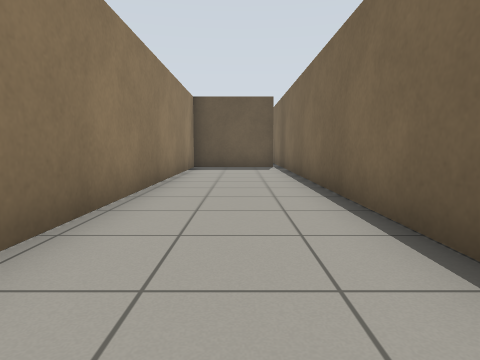
[1] (above)

23 first-person views from a walk through a world built for the Gazebo simulator. The camera is 0.72 m above the floor, tilts 6° down and sees 75° across. The floor is counted in squares, 1 m on a side. Each view is taken from the middle of a square. On the plan, view 1 faces up. The plan holds only what a view shows up to about 10 squares ahead; the rest is blank.

[2]
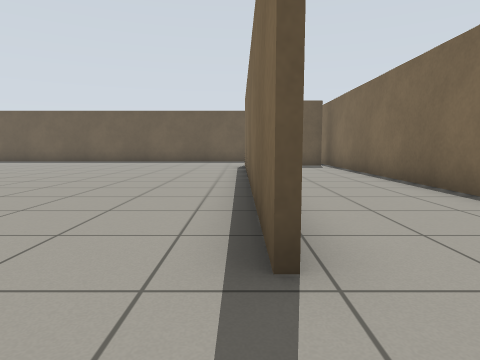

[3]
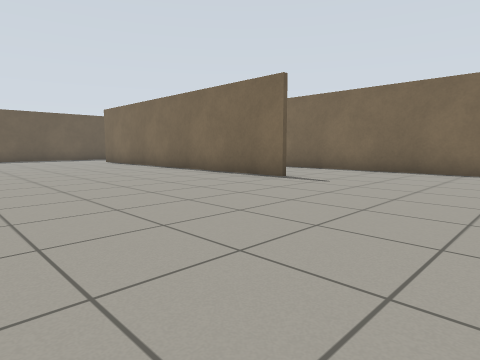

[4]
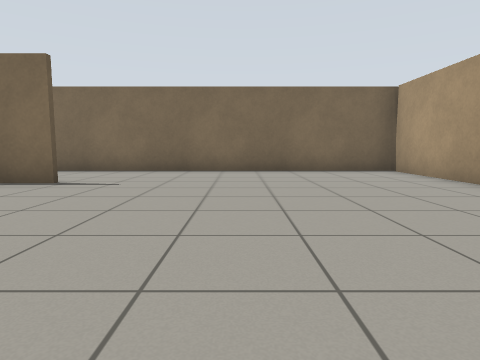

[5]
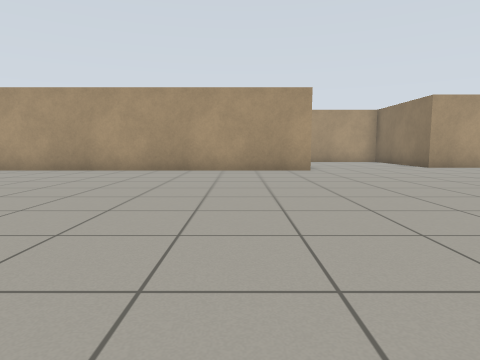

[6]
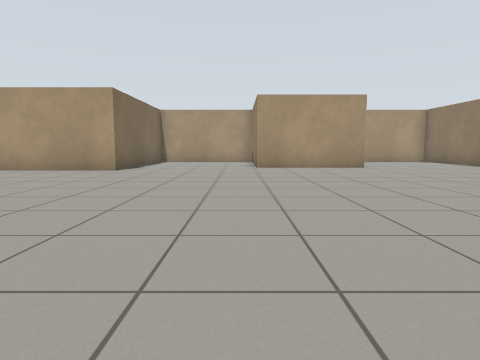

[7]
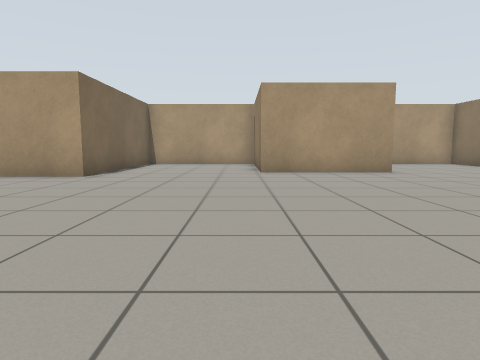

[8]
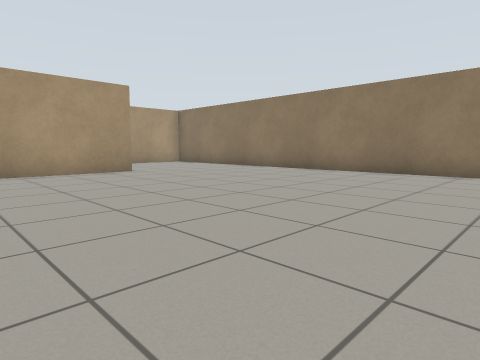

[9]
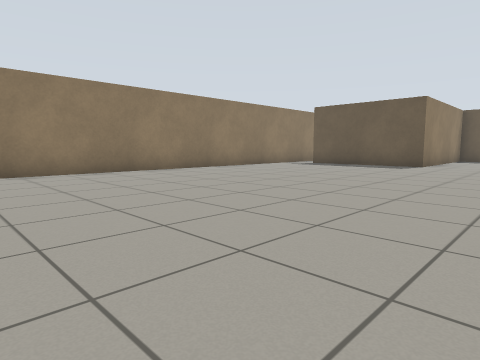

[10]
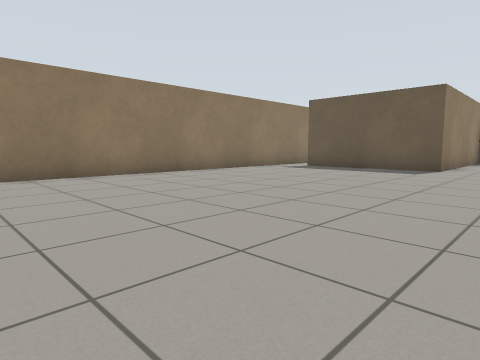

[11]
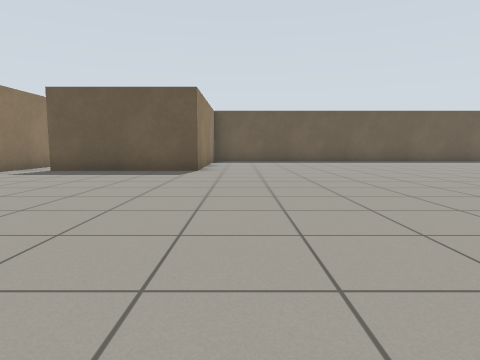

[12]
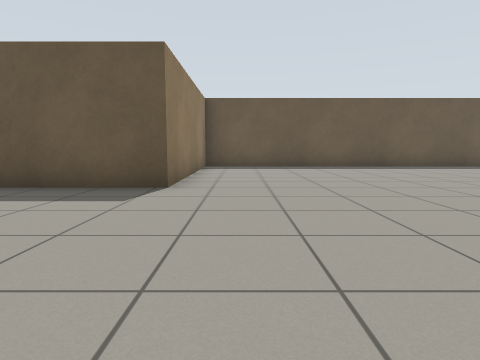

[13]
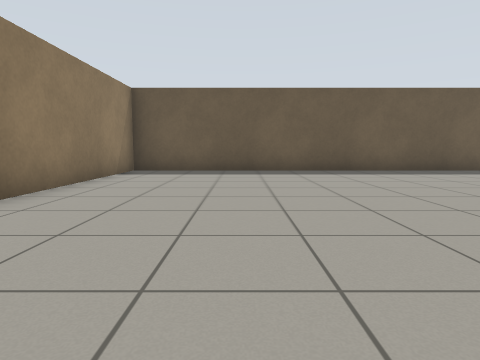

[14]
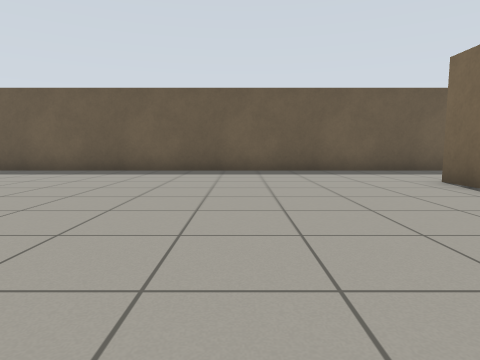

[15]
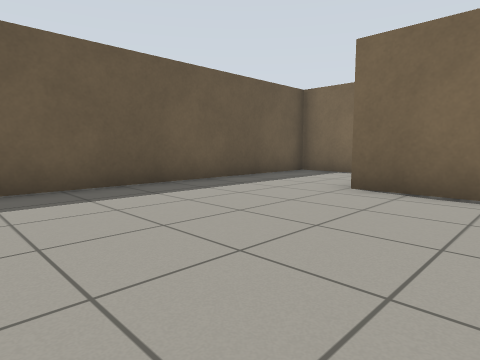

[16]
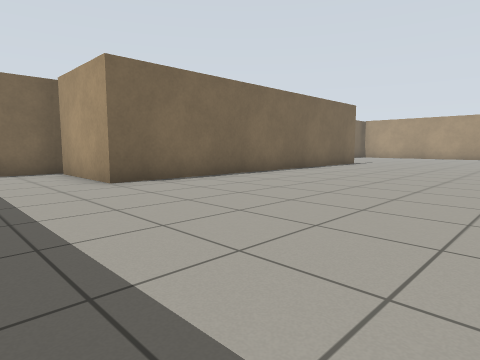

[17]
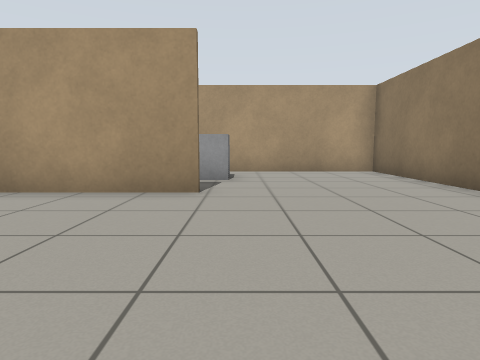

[18]
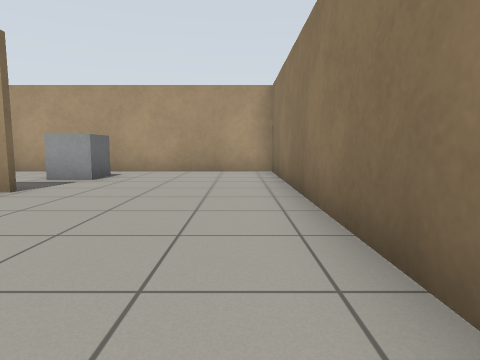

[19]
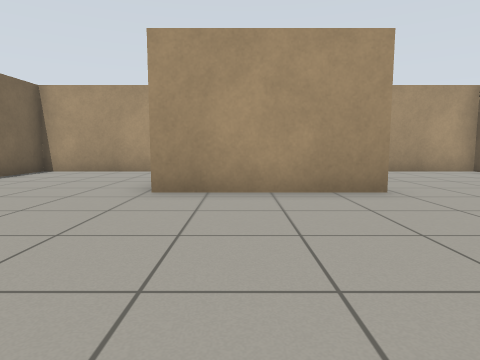

[20]
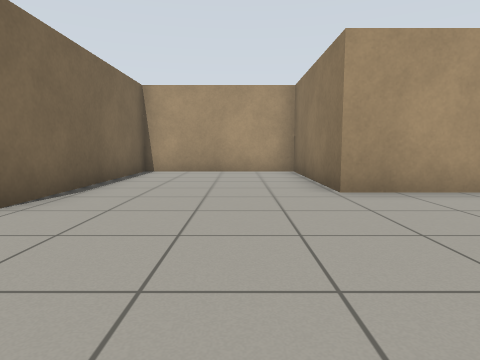

[21]
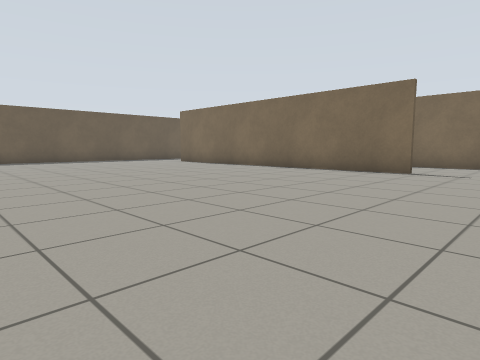

[22]
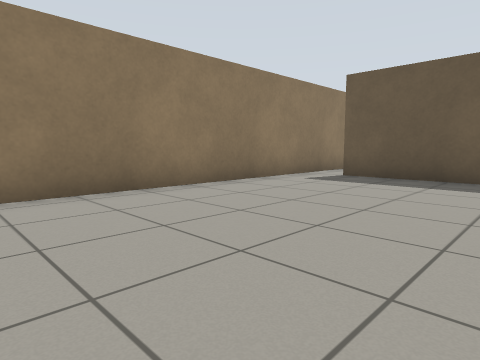

[23]
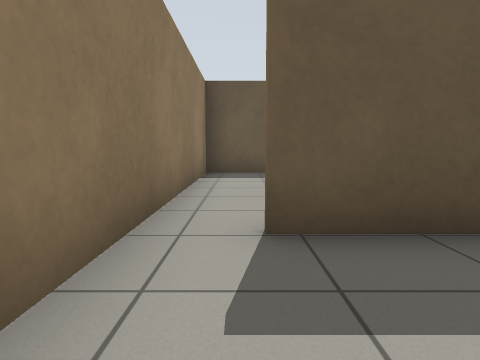

### Floor plan
Points are (right, up) in squares from view 1. A wall is a line through its corners. A room is listed if a view was taken in it or the views show most of it. See-through windows are left out.
Room 1 (views 1, 2, 3, 4, 5, 6, 7, 8, 9, 10, 11, 12, 13, 14, 15, 16, 17, 18, 19, 20, 21, 22, 23)
walls: (-1.8, 0.6) (-1.8, 11.5) (1.2, 11.5); (-1.7, 10) (-1.7, 2); (-17.4, -8.9) (-13.6, -8.9) (-13.6, -13.3) (-9.2, -13.3) (-9.2, -7.6) (1.5, -7.6) (1.5, 14.7) (-16.3, 14.7) (-16.3, 8.5) (-20.9, 8.5); (-21.9, 8.9) (-21.9, -13.3) (-14.2, -13.3)
ways out: gap at (-21, 9); gap at (1, -8)
objects: grey box (-17, -12) to (-17, -11)

Where each view was taken, in squares from view 1:
view 1: 0 up, 0 right, facing up
view 2: 1 down, 2 left, facing up
view 3: 4 down, 8 left, facing up-right
view 4: 3 down, 8 left, facing right
view 5: 2 up, 7 left, facing down
view 6: 2 up, 13 left, facing down
view 7: 0 up, 13 left, facing down
view 8: 0 up, 13 left, facing down-left
view 9: 4 down, 13 left, facing up-left
view 10: 2 down, 14 left, facing up-left
view 11: 1 down, 15 left, facing up
view 12: 3 up, 15 left, facing up
view 13: 5 up, 13 left, facing up
view 14: 5 up, 6 left, facing up
view 15: 9 up, 7 left, facing up-right
view 16: 14 up, 8 left, facing down-right
view 17: 4 down, 18 left, facing down
view 18: 4 down, 21 left, facing down
view 19: 4 down, 15 left, facing down
view 20: 4 down, 12 left, facing down
view 21: 2 down, 11 left, facing up-right
view 22: 1 up, 17 left, facing up-left
view 23: 6 up, 21 left, facing up
